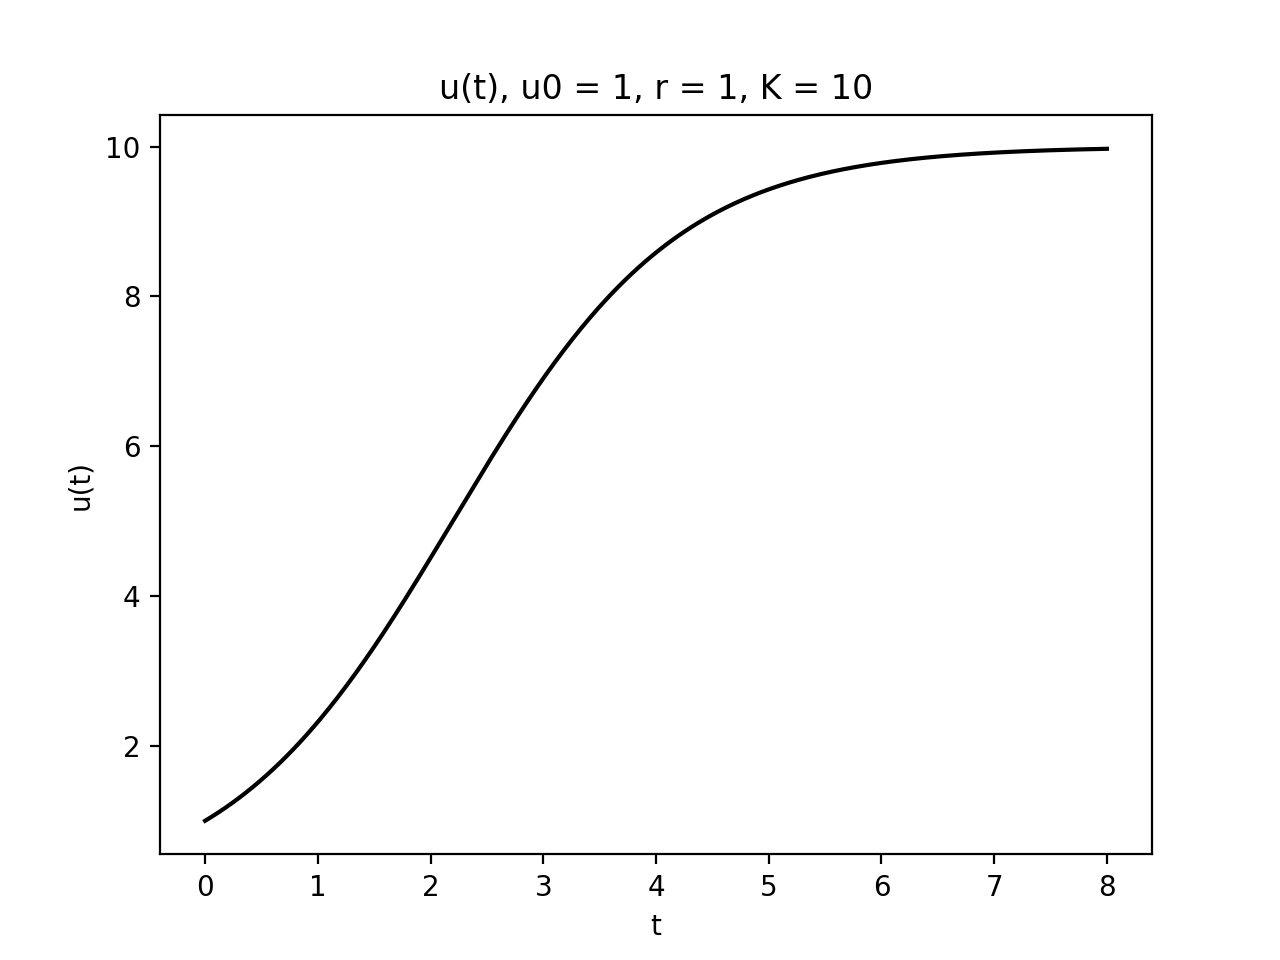

The script that drew this image:
import matplotlib.pyplot as plt
import math
import numpy as np


def logistic_analysitc(u0, r, K, T):
    return K / (1 + (K/u0 - 1) * math.exp(-1*r*T))


def euler_logistic(u0, r, K, T, N, color='k'):
    tau = T/N
    tt = np.linspace(0, T, N+1)
    uu = []
    uu = np.append(uu, u0)
    u, t = u0, 0
    for i in range(N):
        u_new = u + tau*r*u*(1 - u/K)
        t = t + tau
        u_mid = u + tau*r*u*(1-u/K)
        u_new = u + tau/2*(r*u*(1 - u/K) + r*u_mid*(1 - u_mid/K))
        uu = np.append(uu, u_new)
        u = u_new

    plt.plot(tt, uu, color=color)
    plt.xlabel('t')
    plt.ylabel('u(t)')
    plt.title('u(t), u0 = %d, r = %d, K = %d' % (u0, r, K))
    return uu


def error(T, N):
    uu = euler_logistic(1, 1, 10, T, N)
    uu_analystic = logistic_analysitc(1, 1, 10, T)
    error = abs(uu[N] - uu_analystic)
    h = T/N
    # print('1 = %.10e' % uu_analystic)
    # print('2 = %.10e' % uu[N])
    print('N = %d, h = %.e, |u(N) - u(T)| = %.2e' % (N, h, error))


if __name__ == '__main__':
    # (1) -------------------------------------
    uu = euler_logistic(1, 1, 10, 8, 400, )
    plt.show()
    print('u(n) = %.10e' % (uu[400]))

    # (2) ---------------------------------------
    # plt.subplots_adjust(wspace=1.6, hspace=0.6)
    plt.figure(figsize=(20, 15), dpi=50)
    plt.subplot(4, 3, 1)
    euler_logistic(5, -1, 7, 8, 400, )
    plt.subplot(4, 3, 2)
    euler_logistic(5, 0.5, 7, 8, 400, )
    plt.subplot(4, 3, 3)
    euler_logistic(5, 3, 7, 8, 400, )

    plt.subplot(4, 3, 4)
    euler_logistic(5, -1, 20, 8, 400, )
    plt.subplot(4, 3, 5)
    euler_logistic(5, 0.5, 20, 8, 400, )
    plt.subplot(4, 3, 6)
    euler_logistic(5, 3, 20, 8, 400, )

    plt.subplot(4, 3, 7)
    euler_logistic(30, -1, 7, 8, 400, )
    plt.subplot(4, 3, 8)
    euler_logistic(30, 0.5, 7, 8, 400, )
    plt.subplot(4, 3, 9)
    euler_logistic(30, 3, 7, 8, 400, )

    plt.subplot(4, 3, 10)
    euler_logistic(30, -1, 20, 8, 400, )
    plt.subplot(4, 3, 11)
    euler_logistic(30, 0.5, 20, 8, 400, )
    plt.subplot(4, 3, 12)
    euler_logistic(30, 3, 20, 8, 400, )
    # plt.xlabel('t')
    # plt.ylabel('u(t)')
    plt.tight_layout()
    plt.show()

    # (3) --------------------------------
    error(8, 100)
    error(8, 200)
    error(8, 400)
    error(8, 800)
    error(8, 1600)
